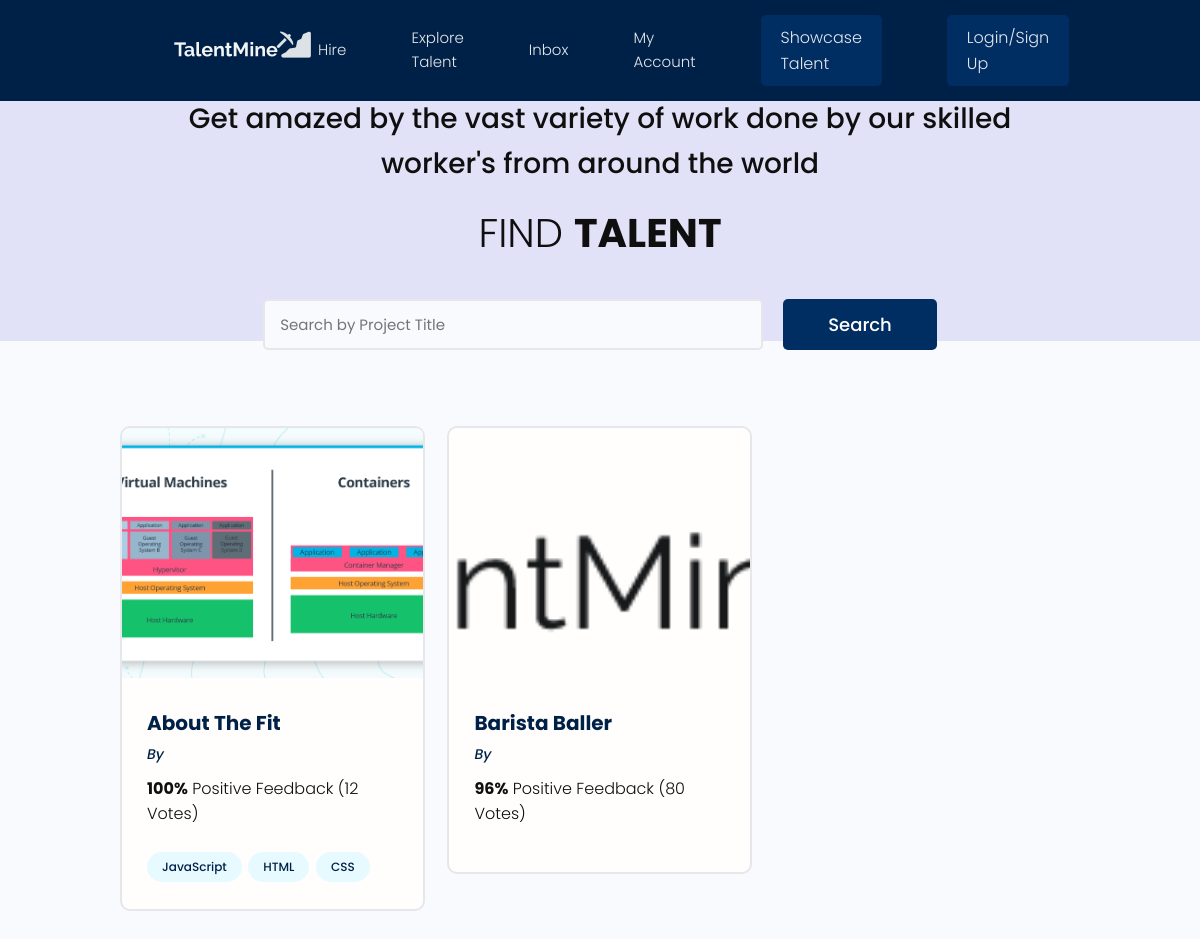
The app's page /project/, older data.
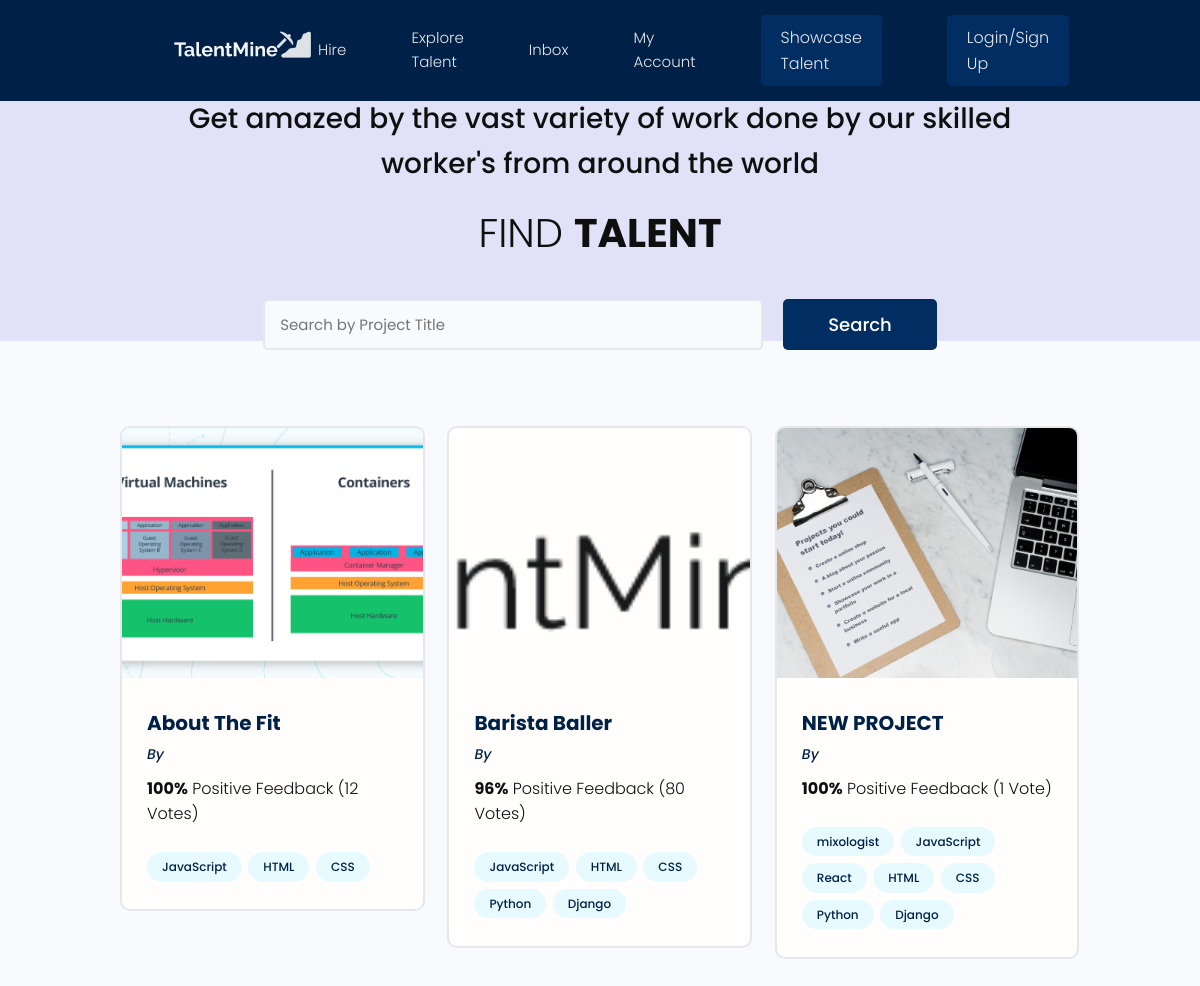
The same page, newer data.
### projects/models.py (models this page shows, shortened)
class Project(models.Model):
    owner = models.ForeignKey(Profile,null=True,blank=True,on_delete=models.SET_NULL)
    id = models.UUIDField(default = uuid.uuid4, unique=True,primary_key=True,editable=False)
    title = models.CharField(max_length=200)
    description = models.TextField(null=True, blank=True)
    featured_image = models.ImageField(null=True,blank=True,default="default.jpg")
    demo_link = models.CharField(max_length=20000,null=True,blank=True)
    source_link = models.CharField(max_length=20000,null=True,blank=True)
    tags = models.ManyToManyField('Tag',blank=True)
    vote_total = models.IntegerField(default=0,null=True,blank=True)
    vote_ratio = models.IntegerField(default=0,null=True,blank=True)
    created = models.DateTimeField(auto_now_add=True)

class Tag(models.Model):
    name = models.CharField(max_length=200)
    created = models.DateTimeField(auto_now_add=True)
    id = models.UUIDField(default = uuid.uuid4, unique=True,primary_key=True,editable=False)
    def __str__(self):
        return self.name

### projects/views.py (the view)
# urls.py: path('',include('projects.urls')),
def projects(request):
    projects = Project.objects.all()
    context = {'projects':projects}
    return render(request,'projects/projects.html',context)

### projects/templates/projects/projects.html (shortened to what this page needs)
<!DOCTYPE html>
<html lang="en" dir="ltr">
    <head>
    </head>
    <body>
        {% extends 'main.html'%}
        {% block content %}
        <main class="projects">
          <section class="hero-section text-center">
            <div class="container container--narrow">
              <div class="hero-section__box">
                  <h4 style="padding: 20px;">Get amazed by the vast variety of work done by our skilled worker's from around the world </h4>
                <h2>Find <span>Talent</span></h2>
              </div>
              <div class="hero-section__search">
                <form class="form" action="#" method="get">
                  <div class="form__field">
                    <input class="input input--text" id="formInput#search" type="text" name="text"
                      placeholder="Search by Project Title" />
                  </div>
                  <input class="btn btn--sub btn--lg" type="submit" value="Search" />
                </form>
              </div>
            </div>
          </section>
          <section class="projectsList">
            <div class="container">
              <div class="grid grid--three">
                  {% for project in projects%}
                <div class="column">
                  <div class="card project">
                    <a href="{%url 'project' project.id%}" class="project">
                      <img class="project__thumbnail" src="{{ project.featured_image.url }}" alt="project thumbnail" />
                      <div class="card__body">
                        <h3 class="project__title">{{project.title}}</h3>
                        <p><a class="project__author" href="profile.html">By {{project.owner.name}}</a></p>
                        <p class="project--rating">
                          <span style="font-weight: bold;">{{project.vote_ratio}}%</span> Positive
                          Feedback ({{project.vote_total}} Vote{{project.vote_total|pluralize:"s"}})
                        </p>
                        <div class="project__tags">
                            {%for tag in project.tags.all%}
                            <span class="tag tag--pill tag--main">
                              <small>{{tag}}</small>
                            </span>
                            {%endfor%}
                        </div>
                      </div>
                    </a>
                  </div>
                </div>
                {%endfor%}
              </div>
            </div>
          </section>
        </main>
        {% endblock content%}

Row changes from the older to the newer data that the page shows:
changed Project "Barista Baller": gains Tag (name "JavaScript"); gains Tag (name "HTML"); gains Tag (name "CSS")
now on this page (row unchanged): Tag: name "Python"
now on this page (row unchanged): Tag: name "Django"
added Project: featured_image (placeholder picture), title "NEW PROJECT", vote_ratio "100", vote_total "1", Tag (name "JavaScript"), Tag (name "HTML"), Tag (name "CSS")
now on this page (row unchanged): Tag: name "mixologist", shown under "NEW PROJECT"
now on this page (row unchanged): Tag: name "React", shown under "NEW PROJECT"
